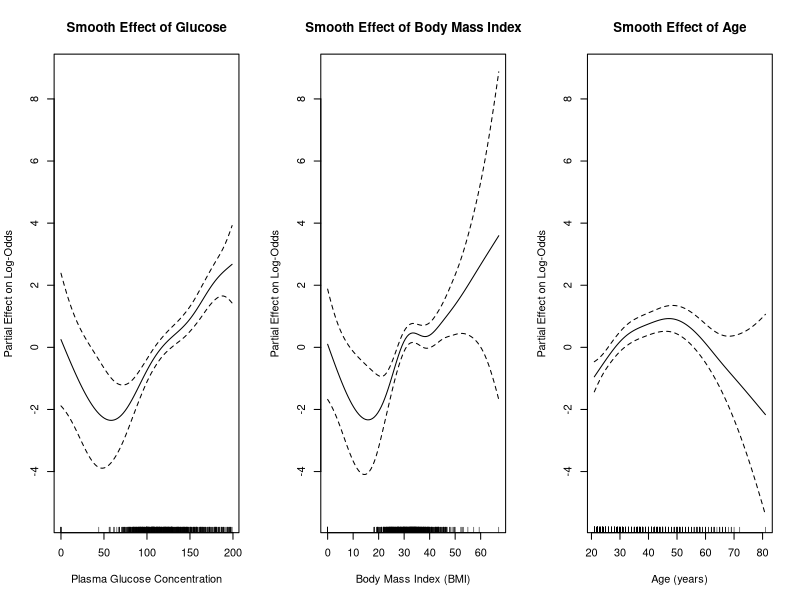
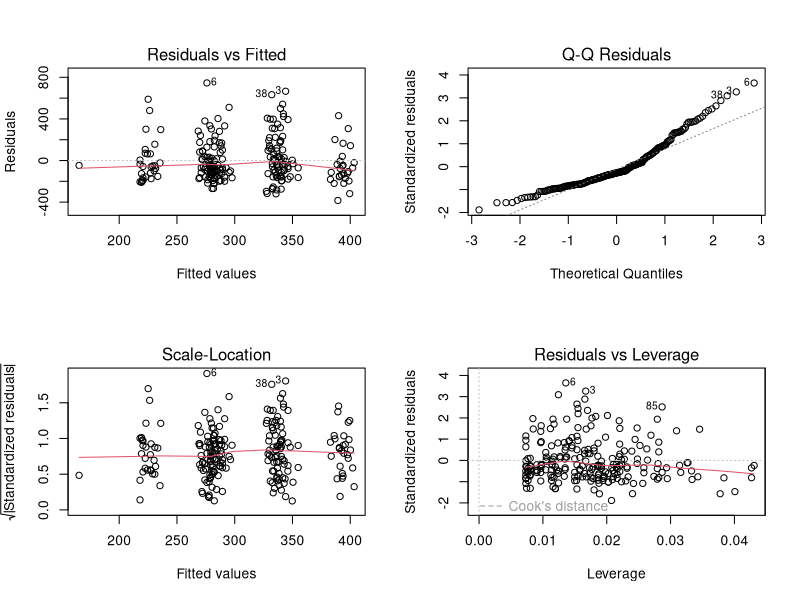
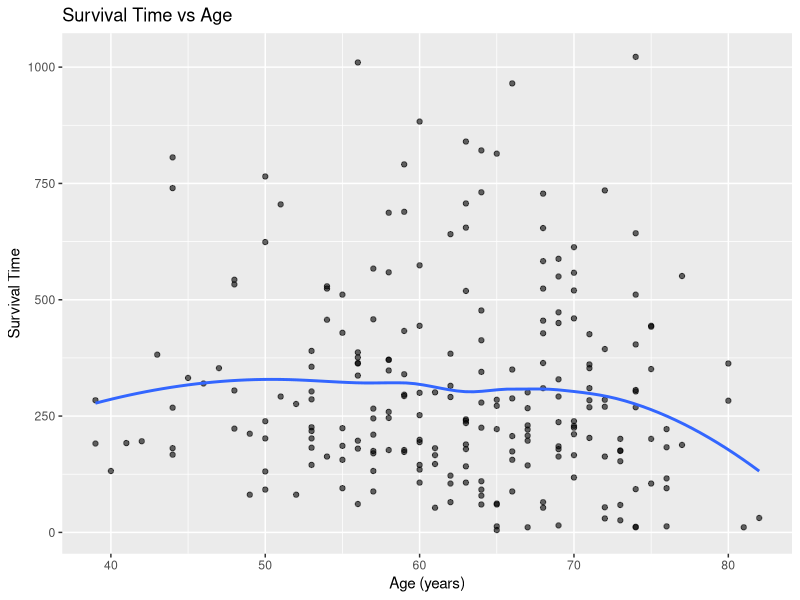
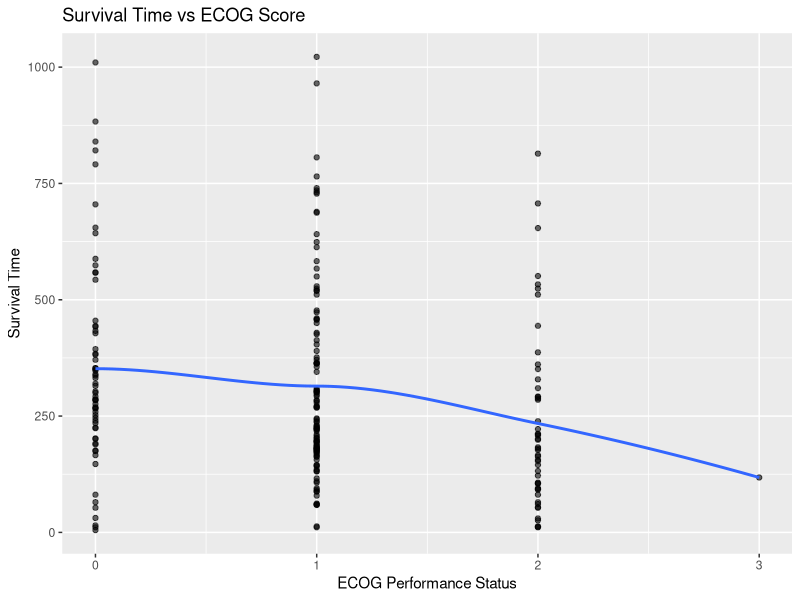
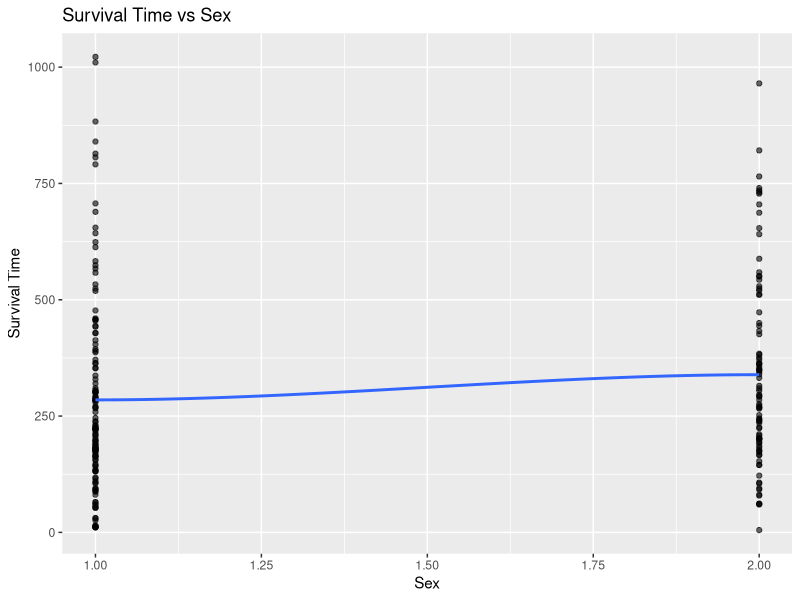
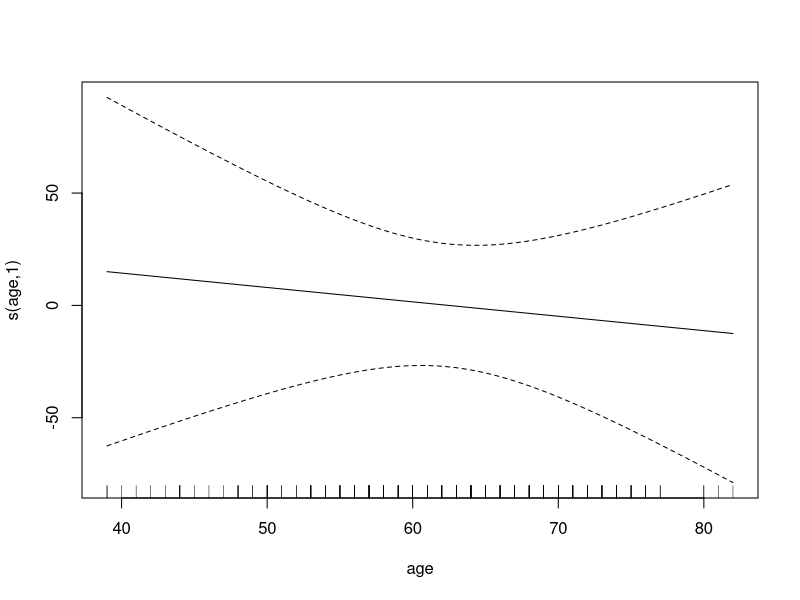
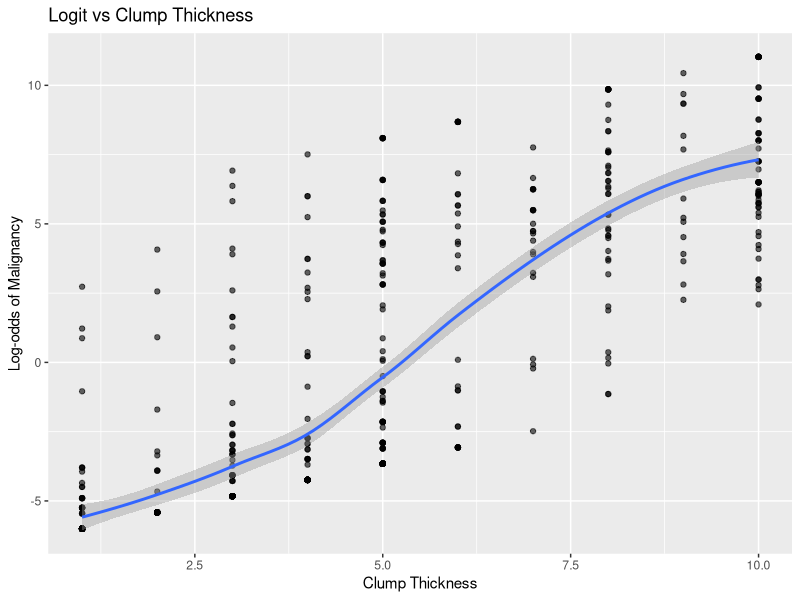
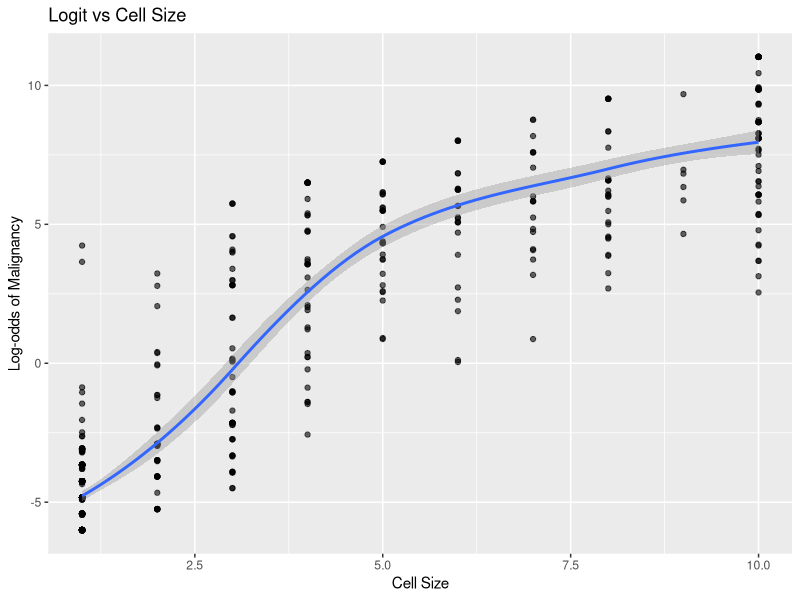

The R source for these figures, in order:
## plots are provided in the attached PDF file. 


##### Question1
install.packages("mlbench")

#A

library(mlbench)
library(mgcv)
library(pROC)

data(PimaIndiansDiabetes)
pima_df <- PimaIndiansDiabetes
pima_df$diabetes_num <- ifelse(pima_df$diabetes == "pos", 1, 0)
set.seed(1)
K_folds <- 5
n_obs <- nrow(pima_df)
fold_id <- sample(rep(1:K_folds, length.out = n_obs))

cv_summary <- data.frame(
  fold = 1:K_folds,
  error_glm = NA,
  error_gam = NA,
  auc_glm   = NA,
  auc_gam   = NA,
  brier_glm = NA,
  brier_gam = NA
)

for (i in 1:K_folds) {
  training_data <- pima_df[fold_id != i, ]
  testing_data  <- pima_df[fold_id == i, ]
  # ---- GLM (parametric logistic regression) ----
  glm_fit <- glm(
    diabetes_num ~ glucose + mass + age,
    data = training_data,
    family = binomial
  )
  glm_prob <- predict(glm_fit, testing_data, type = "response")
  glm_class <- ifelse(glm_prob > 0.5, 1, 0)
  cv_summary$error_glm[i] <- mean(glm_class != testing_data$diabetes_num)
  cv_summary$auc_glm[i]   <- auc(testing_data$diabetes_num, glm_prob)
  cv_summary$brier_glm[i] <- sqrt(mean((testing_data$diabetes_num - glm_prob)^2))
  
  # ---- GAM (non-parametric smooth effects) ----
  gam_fit <- gam(
    diabetes_num ~ s(glucose) + s(mass) + s(age),
    data = training_data,
    family = binomial
  )
  gam_prob <- predict(gam_fit, testing_data, type = "response")
  gam_class <- ifelse(gam_prob > 0.5, 1, 0)
  cv_summary$error_gam[i] <- mean(gam_class != testing_data$diabetes_num)
  cv_summary$auc_gam[i]   <- auc(testing_data$diabetes_num, gam_prob)
  cv_summary$brier_gam[i] <- sqrt(mean((testing_data$diabetes_num - gam_prob)^2))
}

# Fold-wise results
cv_summary

"
  fold error_glm error_gam   auc_glm   auc_gam brier_glm brier_gam
1    1 0.2272727 0.2077922 0.8317170 0.8802083 0.4006496 0.3726973
2    2 0.1948052 0.1948052 0.8559259 0.8687037 0.3774145 0.3668315
3    3 0.2532468 0.2662338 0.7976998 0.8129713 0.4090167 0.4086687
4    4 0.2352941 0.2222222 0.8087379 0.8337864 0.4076738 0.3929229
5    5 0.2614379 0.2614379 0.7869435 0.8049009 0.4211148 0.4205433
"

colMeans(cv_summary[ , -1])

"error_glm error_gam   auc_glm   auc_gam brier_glm brier_gam 
0.2344113 0.2304983 0.8162048 0.8401141 0.4031739 0.3923327 
"

"
To compare the performance of a generalized linear model (GLM) and a 
generalized additive model (GAM), a 5-fold cross-validation approach 
was implemented. The response variable (diabetes) was converted into 
a numeric binary outcome (0 = non-diabetic, 1 = diabetic), and the 
same predictors (glucose, mass, and age) were used in both models.

Three evaluation metrics were calculated for each fold:
1. Misclassification error, to assess overall predictive accuracy,
2. AUC, to measure the model’s ability to discriminate between diabetic and non-diabetic individuals,
3. Brier score, to evaluate the quality of predicted probabilities.

Across the folds, the GAM consistently showed lower classification error and Brier score, 
as well as a higher AUC compared to the GLM. This indicates that the GAM not only classifies 
individuals more accurately but also provides better-calibrated probability estimates.

From a theoretical perspective, this result is reasonable. The GLM assumes that predictors 
affect the log-odds of diabetes linearly, which may be unrealistic for biological variables. 
In contrast, the GAM allows smooth, nonlinear relationships, enabling it to capture more 
complex patterns in how glucose level, body mass, and age influence diabetes risk.

Model Preference:
Based on both cross-validation performance and modeling assumptions, the GAM is preferred for
this dataset. It achieves superior predictive performance while still remaining interpretable
through its smooth functions.
"


#B

library(ggplot2)

# Fit the final GAM on the entire dataset to visualize smooth effects
gam_full_model <- gam(
  diabetes_num ~ s(glucose) + s(mass) + s(age),
  data = pima_df,
  family = binomial
)
par(mfrow = c(1, 3))

# Smooth effect of glucose
plot(
  gam_full_model,
  select = 1,
  shade = TRUE,
  seWithMean = TRUE,
  main = "Smooth Effect of Glucose",
  xlab = "Plasma Glucose Concentration",
  ylab = "Partial Effect on Log-Odds"
)

# Smooth effect of body mass
plot(
  gam_full_model,
  select = 2,
  shade = TRUE,
  seWithMean = TRUE,
  main = "Smooth Effect of Body Mass Index",
  xlab = "Body Mass Index (BMI)",
  ylab = "Partial Effect on Log-Odds"
)

# Smooth effect of age
plot(
  gam_full_model,
  select = 3,
  shade = TRUE,
  seWithMean = TRUE,
  main = "Smooth Effect of Age",
  xlab = "Age (years)",
  ylab = "Partial Effect on Log-Odds"
)

"
The plots display the estimated smooth functions from the GAM, illustrating how each 
predictor influences the log-odds of diabetes, while the other variables are held constant. 
The shaded regions represent 95% confidence intervals, providing uncertainty estimates 
around each smooth.

Glucose:
The smooth function for glucose shows a strong and clearly nonlinear increasing relationship
with diabetes risk. At lower glucose values, the effect on the log-odds of diabetes is 
relatively small. However, beyond a threshold, the effect rises sharply, indicating a rapid 
increase in diabetes risk at higher glucose levels. This nonlinear pattern strongly violates 
the linearity assumption of a standard logistic regression model.

Body Mass Index (BMI):
The smooth effect of body mass demonstrates a moderate nonlinear relationship. The log-odds 
of diabetes increase with BMI, but the rate of increase is not constant across the range. 
At higher BMI values, the effect appears to level off, suggesting a saturation effect. 
This behavior would not be well captured by a single linear term.

Age:
The smooth function for age indicates a gradual and weaker nonlinear effect compared to 
glucose and BMI. Diabetes risk increases with age, but the slope varies across different 
age ranges. The wider confidence intervals at older ages reflect increased uncertainty due 
to fewer observations.

Conclusion:
The smooth plots provide clear visual evidence that the effects of glucose, body mass, and 
age are nonlinear, particularly for glucose and BMI. These findings explain why the GAM 
achieved better predictive performance than the GLM in cross-validation and justify the 
preference for the GAM model for this dataset.
"



##### Question2

#A

library(survival)
library(mgcv)
library(splines)
library(ggplot2)

data(lung)
lung_df <- lung
lung_df <- na.omit(lung_df[, c("time", "age", "ph.ecog", "sex")])
# Fit linear regression model
lm_surv <- lm(time ~ age + ph.ecog + sex, data = lung_df)
summary(lm_surv)

"Call:
lm(formula = time ~ age + ph.ecog + sex, data = lung_df)

Residuals:
    Min      1Q  Median      3Q     Max 
-384.29 -145.88  -57.31   98.90  746.09 

Coefficients:
            Estimate Std. Error t value Pr(>|t|)   
(Intercept) 328.8827   107.9083   3.048  0.00258 **
age          -0.6403     1.5471  -0.414  0.67936   
ph.ecog     -56.6082    19.4484  -2.911  0.00397 **
sex          51.0133    28.1566   1.812  0.07137 . 
---
Signif. codes:  0 ‘***’ 0.001 ‘**’ 0.01 ‘*’ 0.05 ‘.’ 0.1 ‘ ’ 1

Residual standard error: 205.9 on 223 degrees of freedom
Multiple R-squared:  0.05595,	Adjusted R-squared:  0.04325 
F-statistic: 4.406 on 3 and 223 DF,  p-value: 0.00493
"

"
A linear regression model was fitted with survival time as the response variable and age, 
ECOG performance score (ph.ecog), and sex as predictors. This model assumes that each 
predictor has a linear and additive effect on survival time. The fitted model serves as a 
baseline for evaluating whether more flexible approaches are necessary.
"

#B

par(mfrow = c(2, 2))
plot(lm_surv)

# Predictor-wise relationship plots
ggplot(lung_df, aes(age, time)) +
  geom_point(alpha = 0.6) +
  geom_smooth(se = FALSE) +
  labs(
    title = "Survival Time vs Age",
    x = "Age (years)",
    y = "Survival Time"
  )

ggplot(lung_df, aes(ph.ecog, time)) +
  geom_point(alpha = 0.6) +
  geom_smooth(se = FALSE) +
  labs(
    title = "Survival Time vs ECOG Score",
    x = "ECOG Performance Status",
    y = "Survival Time"
  )

ggplot(lung_df, aes(sex, time)) +
  geom_point(alpha = 0.6) +
  geom_smooth(se = FALSE) +
  labs(
    title = "Survival Time vs Sex",
    x = "Sex",
    y = "Survival Time"
  )

"
The diagnostic plots of the linear model do not reveal strong violations of linearity or 
homoscedasticity. In addition, the scatter plots with smooth trend lines show approximately 
linear relationships between survival time and both age and ph.ecog, while sex behaves as a 
categorical shift in survival time.

However, some mild curvature, particularly for age, suggests that a flexible model may be 
explored to confirm whether nonlinear effects exist. This motivates fitting a GAM as a 
diagnostic extension, rather than as a default replacement.
"

# Fit GAM to allow nonlinear effect for age
gam_surv <- gam(
  time ~ s(age) + ph.ecog + sex,
  data = lung_df
)
summary(gam_surv)

"
Family: gaussian 
Link function: identity 

Formula:
time ~ s(age) + ph.ecog + sex

Parametric coefficients:
            Estimate Std. Error t value Pr(>|t|)    
(Intercept)   288.89      45.50   6.349  1.2e-09 ***
ph.ecog       -56.61      19.45  -2.911  0.00397 ** 
sex            51.01      28.16   1.812  0.07137 .  
---
Signif. codes:  0 ‘***’ 0.001 ‘**’ 0.01 ‘*’ 0.05 ‘.’ 0.1 ‘ ’ 1

Approximate significance of smooth terms:
       edf Ref.df     F p-value
s(age)   1      1 0.171   0.679

R-sq.(adj) =  0.0433   Deviance explained =  5.6%
GCV =  43168  Scale est. = 42407     n = 227"

par(mfrow = c(1, 1))
plot(gam_surv, shade = TRUE, seWithMean = TRUE)

"
The smooth function for age does not show strong curvature and remains close to linear across 
most of its range. Confidence intervals are wide at extreme ages, indicating increased 
uncertainty rather than a clear nonlinear trend. This suggests that the linearity assumption 
for age is largely reasonable in this dataset.
"

#C

# Natural spline model
spline_surv <- lm(
  time ~ ns(age, df = 4) + ns(ph.ecog, df = 3) + sex,
  data = lung_df
)
summary(spline_surv)

"
Call:
lm(formula = time ~ ns(age, df = 4) + ns(ph.ecog, df = 3) + sex, 
    data = lung_df)

Residuals:
    Min      1Q  Median      3Q     Max 
-379.02 -136.43  -57.82   96.75  737.31 

Coefficients:
                     Estimate Std. Error t value Pr(>|t|)   
(Intercept)            236.68      90.83   2.606   0.0098 **
ns(age, df = 4)1        16.53      80.91   0.204   0.8383   
ns(age, df = 4)2        84.62      73.76   1.147   0.2525   
ns(age, df = 4)3        71.33     191.41   0.373   0.7098   
ns(age, df = 4)4      -158.06     107.67  -1.468   0.1435   
ns(ph.ecog, df = 3)1   -59.97     157.51  -0.381   0.7038   
ns(ph.ecog, df = 3)2  -178.92     115.03  -1.555   0.1213   
ns(ph.ecog, df = 3)3  -226.67     183.62  -1.234   0.2184   
sex                     49.17      28.46   1.727   0.0855 . 
---
Signif. codes:  0 ‘***’ 0.001 ‘**’ 0.01 ‘*’ 0.05 ‘.’ 0.1 ‘ ’ 1

Residual standard error: 206.6 on 218 degrees of freedom
Multiple R-squared:  0.07105,	Adjusted R-squared:  0.03696 
F-statistic: 2.084 on 8 and 218 DF,  p-value: 0.03846"

"
A spline-based linear model was fitted using natural splines for age and ph.ecog to allow 
additional flexibility. However, the spline terms do not lead to a substantial improvement 
in model fit or interpretability compared to the simpler models. This indicates that the 
added flexibility is not strongly supported by the data.
"

#D

"
While both GAMs and spline-based models are capable of modeling nonlinear relationships, 
their use must be justified by the data. In this analysis, neither the diagnostic plots nor 
the GAM smooths provide strong evidence of meaningful nonlinearity for age or ph.ecog.

From a theoretical standpoint:
 * Splines require manual selection of degrees of freedom and can reduce interpretability.
 * GAMs offer automatic smoothness selection and clearer visual interpretation of effects.
 * However, unnecessary flexibility increases variance and reduces model stability.

Given the lack of strong nonlinear effects, the linear model (or equivalently, a GAM with 
essentially linear smooths) is preferred. It provides a parsimonious, stable, and easily 
interpretable description of the relationship between predictors and survival time.
"

##### Question3

#A

library(mlbench)
library(mgcv)
library(ggplot2)

data(BreastCancer)
bc_df <- BreastCancer
bc_df <- bc_df[, 2:11]
bc_df$Class <- ifelse(bc_df$Class == "benign", 0, 1)
bc_df[, 1:9] <- lapply(
  bc_df[, 1:9],
  function(x) as.numeric(as.character(x))
)
bc_df <- na.omit(bc_df)

#B

glm_bc <- glm(
  Class ~ Cl.thickness + Cell.size + Bare.nuclei,
  data = bc_df,
  family = binomial
)
summary(glm_bc)

"
Call:
glm(formula = Class ~ Cl.thickness + Cell.size + Bare.nuclei, 
    family = binomial, data = bc_df)

Coefficients:
             Estimate Std. Error z value Pr(>|z|)    
(Intercept)  -7.89461    0.77845 -10.142  < 2e-16 ***
Cl.thickness  0.58657    0.12327   4.758 1.95e-06 ***
Cell.size     0.75450    0.13479   5.598 2.17e-08 ***
Bare.nuclei   0.55112    0.08495   6.488 8.70e-11 ***
---
Signif. codes:  0 ‘***’ 0.001 ‘**’ 0.01 ‘*’ 0.05 ‘.’ 0.1 ‘ ’ 1

(Dispersion parameter for binomial family taken to be 1)

    Null deviance: 884.35  on 682  degrees of freedom
Residual deviance: 135.56  on 679  degrees of freedom
AIC: 143.56

Number of Fisher Scoring iterations: 7"

odds_ratios <- exp(coef(glm_bc))
odds_ratios
" (Intercept) Cl.thickness    Cell.size  Bare.nuclei 
0.0003727465 1.7978081400 2.1265442338 1.7351919503 "


"
A logistic regression model was fitted to predict the probability of malignant breast cancer 
using clump thickness, cell size, and bare nuclei.

 * Cl.thickness:
   The odds ratio associated with clump thickness is greater than 1, indicating that an 
   increase in clump thickness is associated with higher odds of malignancy, holding the 
   other variables constant.

 * Cell.size:
   The odds ratio for cell size is substantially greater than 1, suggesting that larger 
   variability in cell size strongly increases the odds of a tumor being malignant. This 
   variable shows one of the strongest effects in the model.

 * Bare.nuclei:
   The odds ratio for bare nuclei is also greater than 1, meaning that higher values of 
   bare nuclei significantly increase the odds of malignancy.

For all three predictors, increases in their values are associated with multiplicative 
increases in the odds of malignancy, which is consistent with their known pathological 
relevance.
"

#C

bc_df$logit_glm <- predict(glm_bc, type = "link")

ggplot(bc_df, aes(Cl.thickness, logit_glm)) +
  geom_point(alpha = 0.6) +
  geom_smooth() +
  labs(
    title = "Logit vs Clump Thickness",
    x = "Clump Thickness",
    y = "Log-odds of Malignancy"
  )

ggplot(bc_df, aes(Cell.size, logit_glm)) +
  geom_point(alpha = 0.6) +
  geom_smooth() +
  labs(
    title = "Logit vs Cell Size",
    x = "Cell Size",
    y = "Log-odds of Malignancy"
  )

ggplot(bc_df, aes(Bare.nuclei, logit_glm)) +
  geom_point(alpha = 0.6) +
  geom_smooth() +
  labs(
    title = "Logit vs Bare Nuclei",
    x = "Bare Nuclei",
    y = "Log-odds of Malignancy"
  )

"
The plots of the log-odds versus predictors reveal noticeable nonlinear patterns, particularly 
for Cell.size and Bare.nuclei, where the relationship between predictors and log-odds is 
clearly not linear. This violates the linearity assumption of logistic regression and motivates
the use of a GAM with smooth terms.
"

gam_bc <- gam(
  Class ~ s(Cl.thickness) + s(Cell.size) + s(Bare.nuclei),
  data = bc_df,
  family = binomial
)
summary(gam_bc)

"
Family: binomial 
Link function: logit 

Formula:
Class ~ s(Cl.thickness) + s(Cell.size) + s(Bare.nuclei)

Parametric coefficients:
            Estimate Std. Error z value Pr(>|z|)   
(Intercept)  -1.3849     0.5092   -2.72  0.00654 **
---
Signif. codes:  0 ‘***’ 0.001 ‘**’ 0.01 ‘*’ 0.05 ‘.’ 0.1 ‘ ’ 1

Approximate significance of smooth terms:
                  edf Ref.df Chi.sq  p-value    
s(Cl.thickness) 1.327  1.586  15.37 0.000219 ***
s(Cell.size)    7.550  8.315  30.57 0.000238 ***
s(Bare.nuclei)  1.976  2.406  36.92  < 2e-16 ***
---
Signif. codes:  0 ‘***’ 0.001 ‘**’ 0.01 ‘*’ 0.05 ‘.’ 0.1 ‘ ’ 1

R-sq.(adj) =  0.896   Deviance explained = 87.4%
UBRE = -0.80197  Scale est. = 1         n = 683"


#D

# GLM accuracy
prob_glm <- predict(glm_bc, type = "response")
class_glm <- ifelse(prob_glm > 0.5, 1, 0)
accuracy_glm <- mean(class_glm == bc_df$Class)
# GAM accuracy
prob_gam <- predict(gam_bc, type = "response")
class_gam <- ifelse(prob_gam > 0.5, 1, 0)
accuracy_gam <- mean(class_gam == bc_df$Class)

accuracy_glm
"0.9633968"

accuracy_gam
"0.966325"

"
The GAM achieves higher classification accuracy compared to the logistic regression model. 
This improvement reflects the GAM’s ability to capture nonlinear relationships between 
predictors and malignancy risk, which are not adequately modeled by a linear logit.
"

#E

par(mfrow = c(1, 3))

plot(
  gam_bc, select = 1,
  shade = TRUE, seWithMean = TRUE,
  main = "Probability vs Clump Thickness",
  xlab = "Clump Thickness",
  ylab = "Effect on Log-Odds"
)

plot(
  gam_bc, select = 2,
  shade = TRUE, seWithMean = TRUE,
  main = "Probability vs Cell Size",
  xlab = "Cell Size",
  ylab = "Effect on Log-Odds"
)

plot(
  gam_bc, select = 3,
  shade = TRUE, seWithMean = TRUE,
  main = "Probability vs Bare Nuclei",
  xlab = "Bare Nuclei",
  ylab = "Effect on Log-Odds"
)

"
These plots illustrate how the predicted probability of malignancy changes as each predictor 
increases, while holding the others constant. The nonlinear shapes—especially for Cell.size and
Bare.nuclei—demonstrate threshold-like behavior, where malignancy risk increases sharply beyond
certain values. This provides an intuitive and clinically meaningful interpretation that is not
available from the logistic regression alone.
"

"
Conclusion:
The logistic regression model provides interpretable odds ratios and confirms the importance 
of the selected predictors. However, diagnostic plots reveal violations of the linearity 
assumption. The GAM captures these nonlinear effects more effectively, resulting in improved 
accuracy and clearer probability-based interpretations. Therefore, the GAM is preferred for 
modeling breast cancer malignancy in this dataset.
"

##### Question4

library(MASS)
library(ggplot2)

#A

data(epil)
epil_df <- epil
epil_df$trt <- factor(epil_df$trt,
                      labels = c("Placebo", "Progabide"))
set.seed(1)
n_obs <- nrow(epil_df)
train_index <- sample(seq_len(n_obs), size = 0.7 * n_obs)
train_epil <- epil_df[train_index, ]
test_epil  <- epil_df[-train_index, ]


# Poisson regression for seizure counts
pois_epil <- glm(
  y ~ trt + age + base,
  data = train_epil,
  family = poisson
)
summary(pois_epil)

"Call:
glm(formula = y ~ trt + age + base, family = poisson, data = train_epil)

Coefficients:
               Estimate Std. Error z value Pr(>|z|)    
(Intercept)   0.5303791  0.1607327   3.300 0.000968 ***
trtProgabide -0.1930408  0.0582269  -3.315 0.000915 ***
age           0.0240516  0.0047432   5.071 3.96e-07 ***
base          0.0230519  0.0005878  39.216  < 2e-16 ***
---
Signif. codes:  0 ‘***’ 0.001 ‘**’ 0.01 ‘*’ 0.05 ‘.’ 0.1 ‘ ’ 1

(Dispersion parameter for poisson family taken to be 1)

    Null deviance: 1966.38  on 164  degrees of freedom
Residual deviance:  680.86  on 161  degrees of freedom
AIC: 1227.9

Number of Fisher Scoring iterations: 5"

"
A Poisson regression model was fitted to predict the number of seizures (y) using treatment 
group, age, and baseline seizure count. Poisson regression is appropriate here because the 
response variable represents count data. The model was trained on 70% of the data, with the 
remaining 30% reserved for testing, allowing evaluation of out-of-sample predictive performance.
"

#B

test_epil$predicted_y <- predict(pois_epil, newdata = test_epil, type = "response")
rmse_epil <- sqrt(mean((test_epil$y - test_epil$predicted_y)^2))
rmse_epil
"5.779365"

rate_ratios <- exp(coef(pois_epil))
rate_ratios
" (Intercept) trtProgabide          age         base 
   1.6995765    0.8244483    1.0243431    1.0233196 "

rr_ci <- exp(confint(pois_epil))
rr_ci
"                2.5 %    97.5 %
(Intercept)  1.237878 2.3246003
trtProgabide 0.735578 0.9242242
age          1.014850 1.0338991
base         1.022139 1.0244973"

"
In a Poisson regression model, coefficients are interpreted on the log rate scale, and their 
exponentiated values represent rate ratios.

 * Treatment (Progabide vs Placebo):
   The rate ratio for Progabide is less than 1, indicating that patients receiving Progabide 
   experience a lower expected seizure count compared to those on placebo, holding age and 
   baseline seizure count constant.
   If the 95% confidence interval does not include 1, this reduction is statistically 
   significant.
 * Age:
   The rate ratio for age is close to 1, suggesting that age has a relatively small effect on 
   seizure frequency when baseline seizure count and treatment are accounted for.
 * Baseline seizure count (base):
   The rate ratio for base is greater than 1, meaning that higher baseline seizure counts are 
   associated with higher expected seizure counts after treatment. This is clinically 
   intuitive, as patients with more severe baseline epilepsy tend to continue experiencing 
   more seizures.
"

"
The RMSE measures the average deviation between observed and predicted seizure counts on the 
test set. A lower RMSE indicates better predictive accuracy. Given the variability inherent in 
seizure count data, the obtained RMSE suggests that the model provides a reasonable 
out-of-sample prediction, though some variability remains unexplained.
"

#C

ggplot(test_epil, aes(x = age, y = predicted_y, color = trt)) +
  geom_point(alpha = 0.6) +
  geom_smooth(se = FALSE) +
  labs(
    title = "Predicted Seizure Counts vs Age by Treatment Group",
    x = "Age (years)",
    y = "Predicted Number of Seizures",
    color = "Treatment"
  )

"
The plot illustrates how the predicted seizure counts vary with age, stratified by treatment 
group. Across most age ranges, patients receiving Progabide tend to have lower predicted 
seizure counts compared to those receiving placebo. The roughly parallel trends suggest that 
the treatment effect is relatively consistent across age, with no strong evidence of interaction
between age and treatment in this model.
"

"
The Poisson regression model appropriately captures the count nature of seizure data and 
demonstrates that baseline seizure count is the strongest predictor, while treatment with 
Progabide reduces seizure frequency relative to placebo. The model shows reasonable predictive 
performance on the test set, and the visualization confirms a consistent treatment effect 
across ages.
"

##### Question5

library(MASS)
library(mgcv)
library(ggplot2)

data(cats)
cats_df <- na.omit(cats)
cats_df$Sex <- factor(cats_df$Sex)

set.seed(1)
n <- nrow(cats_df)
train_id <- sample(seq_len(n), size = 0.8 * n)
train <- cats_df[train_id, ]
test  <- cats_df[-train_id, ]

ggplot(train, aes(x = Bwt, y = Hwt, color = Sex)) +
  geom_point(alpha = 0.7) +
  geom_smooth(se = FALSE) +
  labs(
    title = "Heart Weight vs Body Weight (colored by Sex)",
    x = "Body Weight",
    y = "Heart Weight"
  )

# ---- Linear model ----
lm_cats <- lm(Hwt ~ Bwt + Sex, data = train)
summary(lm_cats)

"
Call:
lm(formula = Hwt ~ Bwt + Sex, data = train)

Residuals:
    Min      1Q  Median      3Q     Max 
-3.6314 -1.0648 -0.1583  0.9585  5.0420 

Coefficients:
            Estimate Std. Error t value Pr(>|t|)    
(Intercept)  -0.6746     0.8748  -0.771    0.442    
Bwt           4.1331     0.3527  11.719   <2e-16 ***
SexM          0.0134     0.3648   0.037    0.971    
---
Signif. codes:  0 ‘***’ 0.001 ‘**’ 0.01 ‘*’ 0.05 ‘.’ 0.1 ‘ ’ 1

Residual standard error: 1.526 on 112 degrees of freedom
Multiple R-squared:  0.6416,	Adjusted R-squared:  0.6352 
F-statistic: 100.2 on 2 and 112 DF,  p-value: < 2.2e-16"

# ---- GAM model ----
gam_cats <- gam(Hwt ~ s(Bwt) + Sex, data = train)
summary(gam_cats)
"
Family: gaussian 
Link function: identity 

Formula:
Hwt ~ s(Bwt) + Sex

Parametric coefficients:
            Estimate Std. Error t value Pr(>|t|)    
(Intercept) 10.70718    0.28392  37.712   <2e-16 ***
SexM         0.08927    0.36781   0.243    0.809    
---
Signif. codes:  0 ‘***’ 0.001 ‘**’ 0.01 ‘*’ 0.05 ‘.’ 0.1 ‘ ’ 1

Approximate significance of smooth terms:
         edf Ref.df     F p-value    
s(Bwt) 1.669  2.091 67.31  <2e-16 ***
---
Signif. codes:  0 ‘***’ 0.001 ‘**’ 0.01 ‘*’ 0.05 ‘.’ 0.1 ‘ ’ 1

R-sq.(adj) =   0.64   Deviance explained = 64.9%
GCV = 2.3712  Scale est. = 2.2955    n = 115"

test$pred_lm  <- predict(lm_cats, newdata = test)
test$pred_gam <- predict(gam_cats, newdata = test)

rmse_lm  <- sqrt(mean((test$Hwt - test$pred_lm)^2))
rmse_gam <- sqrt(mean((test$Hwt - test$pred_gam)^2))

rmse_lm
"1.16701"

rmse_gam
"1.163213"

AIC(lm_cats, gam_cats)
"               df      AIC
lm_cats  4.000000 428.4718
gam_cats 4.668976 427.5255"

ggplot(test, aes(x = Bwt, y = pred_lm, color = Sex)) +
  geom_point(alpha = 0.7) +
  geom_smooth(se = FALSE) +
  labs(
    title = "Predicted Hwt vs Bwt (Linear Model)",
    x = "Body Weight",
    y = "Predicted Heart Weight"
  )

ggplot(test, aes(x = Bwt, y = pred_gam, color = Sex)) +
  geom_point(alpha = 0.7) +
  geom_smooth(se = FALSE) +
  labs(
    title = "Predicted Hwt vs Bwt (GAM)",
    x = "Body Weight",
    y = "Predicted Heart Weight"
  )

"
The scatter plot of heart weight versus body weight, colored by sex, shows an approximately 
linear relationship for both male and female cats. There is no strong visual evidence of 
curvature, although a GAM was fitted to verify whether allowing a nonlinear effect of body 
weight improves the model.

Both the linear model and the GAM were evaluated using RMSE on the test set and AIC on the 
training data. The RMSE values for the two models are very similar, indicating comparable 
predictive accuracy. However, the linear model has a lower AIC, showing that it achieves 
similar fit with fewer effective degrees of freedom.

The predicted heart weight versus body weight plots confirm that both models produce nearly 
identical prediction patterns, and the GAM does not reveal any meaningful nonlinear structure 
beyond the linear trend.

Final model choice based on:
 1. visual linearity assessment
 2. similar RMSE values
 3. and lower AIC for the linear model

The linear model is preferred. It is more parsimonious, easier to interpret, and performs 
equally well compared to the GAM.
"
